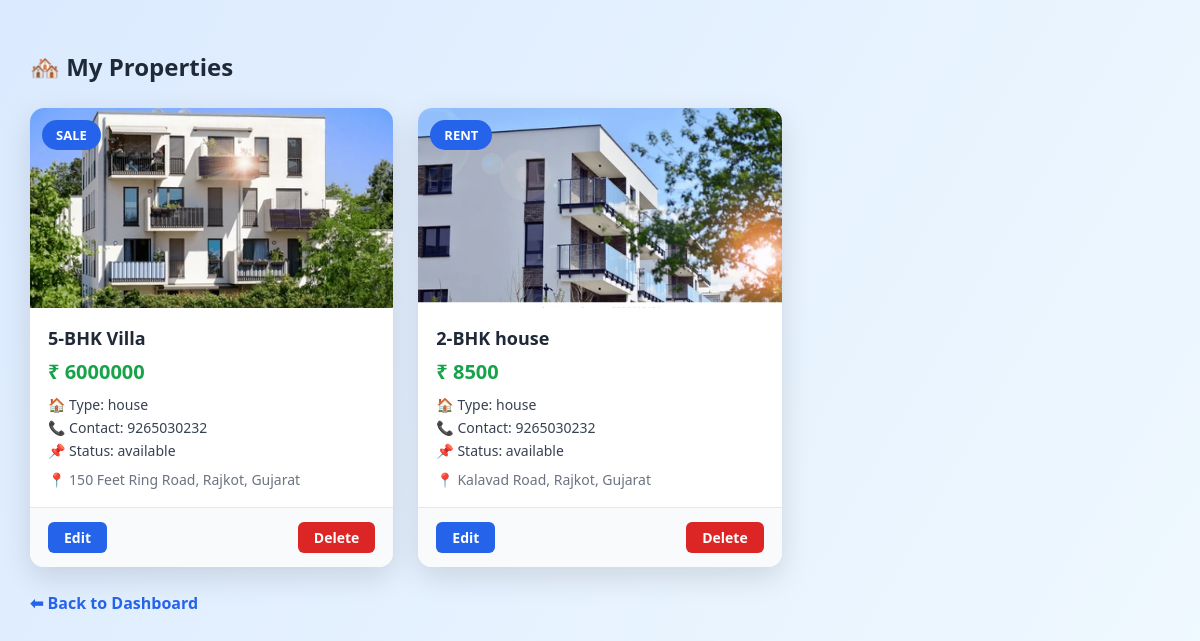
The app's page /my-properties (signed in), older data.
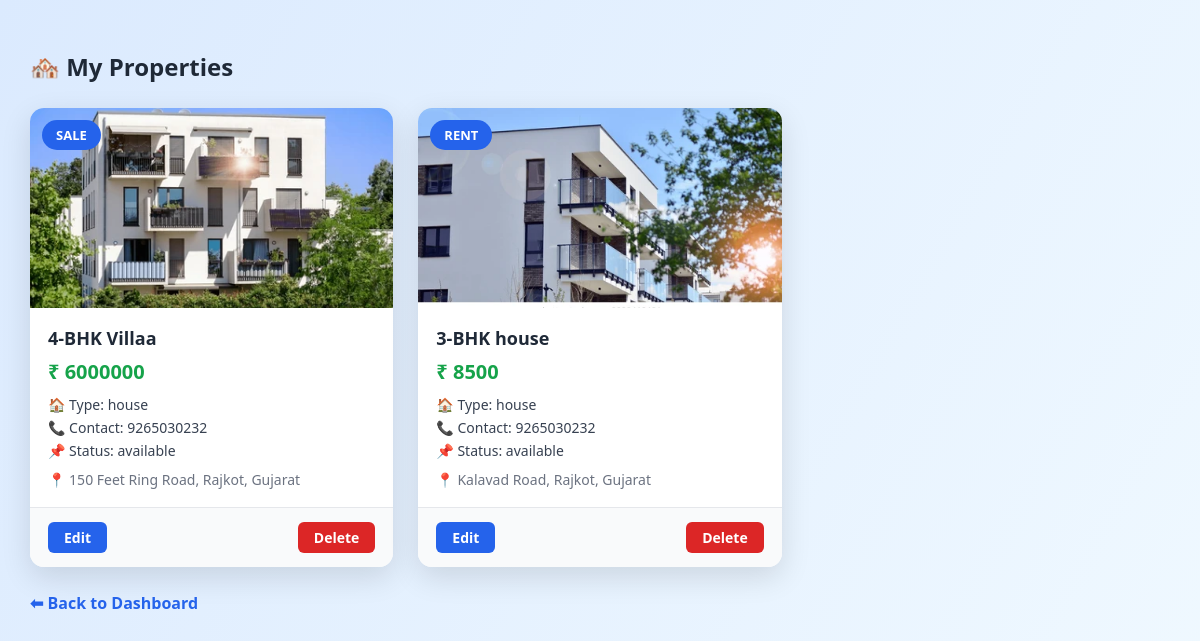
The same page, newer data.
### tables this page shows
CREATE TABLE properties (
            id INTEGER PRIMARY KEY AUTOINCREMENT,
            owner_id INTEGER,
            title TEXT,
            type TEXT,
            price INTEGER,
            description TEXT,
            image TEXT,
            contact_number TEXT,
            status TEXT DEFAULT 'available',
            deal_type TEXT,
            state TEXT,
            city TEXT,
            area TEXT
        );

### app.py (the view)
@app.route("/my-properties")
def my_properties():
    if "user" not in session or session.get("role") != "owner":
        return redirect(url_for("login"))
    conn = get_db()
    cursor = conn.cursor()
    cursor.execute(
        "SELECT id FROM users WHERE username=?",
        (session["user"],)
    )
    owner_id = cursor.fetchone()[0]
    cursor.execute("""
        SELECT * FROM properties
        WHERE owner_id=?
    """, (owner_id,))
    properties = cursor.fetchall()
    conn.close()
    return render_template("my_properties.html", properties=properties)

### app.py (called while the page is built)
@app.after_request
def add_global_headers(response):
    response.headers["Cache-Control"] = "no-store, no-cache, must-revalidate, private"
    response.headers["Pragma"] = "no-cache"
    response.headers["Expires"] = "0"
    return response

def get_db():
    return sqlite3.connect("users.db", timeout=10)  # wait 10 seconds if locked

### templates/my_properties.html (shortened to what this page needs)
<!DOCTYPE html>
<html lang="en">
<head>
</head>
<body>
<h2>🏘️ My Properties</h2>
{% if properties %}
<div class="properties-grid">
    {% for p in properties %}
    <div class="property-card">
        <div class="image-box">
            <img src="{{ url_for('static', filename='uploads/' + p[6]) }}">
            <div class="badge">{{ p[9]|upper }}</div>
        </div>
        <div class="property-body">
            <div class="property-title">{{ p[2] }}</div>
            <div class="price">₹ {{ p[4] }}</div>
            <div class="info">🏠 Type: {{ p[3] }}</div>
            <div class="info">📞 Contact: {{ p[7] }}</div>
            <div class="info">📌 Status: {{ p[8] }}</div>
            <div class="location">
                📍 {{ p[12] }}, {{ p[11] }}, {{ p[10] }}
            </div>
        </div>
        <div class="property-actions">
            <a href="{{ url_for('edit_property', property_id=p[0]) }}" class="edit">Edit</a>
            <a href="{{ url_for('delete_property', property_id=p[0]) }}"
               class="delete"
               onclick="return confirm('Are you sure you want to delete this property?');">
               Delete
            </a>
        </div>
    </div>
    {% endfor %}
</div>
{% else %}
<p>No properties added yet.</p>
{% endif %}
<a href="/owner/dashboard" class="back">⬅ Back to Dashboard</a>
</body>
</html>

### templates/my_properties.html (style rules this page uses)
* { box-sizing: border-box; font-family: "Segoe UI", Arial, sans-serif; }
body { margin: 0; padding: 30px; min-height: 100vh; background: linear-gradient( 120deg, #dbeafe, #f0f9ff, #e0e7ff, #cffafe ); background-size: 300% 300%; animation: bgMove 8s ease-in-out infinite; }
h2 { margin-bottom: 25px; color: #1f2937; }
.properties-grid { display: grid; grid-template-columns: repeat(auto-fill, minmax(340px, 1fr)); gap: 25px; }
.property-card { background: white; border-radius: 14px; overflow: hidden; box-shadow: 0 10px 30px rgba(0,0,0,0.12); transition: transform 0.3s ease, box-shadow 0.3s ease; }
.image-box { position: relative; height: 200px; overflow: hidden; }
.image-box img { width: 100%; height: 100%; object-fit: cover; }
.badge { position: absolute; top: 12px; left: 12px; background: #2563eb; color: white; padding: 6px 14px; border-radius: 20px; font-size: 13px; font-weight: bold; }
.property-body { padding: 18px; }
.property-title { font-size: 18px; font-weight: 600; margin-bottom: 8px; color: #1f2937; }
.price { font-size: 20px; font-weight: bold; color: #16a34a; margin-bottom: 10px; }
.info { font-size: 14px; color: #374151; margin: 4px 0; }
.location { margin-top: 10px; font-size: 14px; color: #6b7280; }
.property-actions { display: flex; justify-content: space-between; padding: 14px 18px; border-top: 1px solid #e5e7eb; background: #f9fafb; }
.property-actions a { text-decoration: none; font-weight: 600; padding: 6px 16px; border-radius: 6px; font-size: 14px; color: white; }
.edit { background: #2563eb; }
.delete { background: #dc2626; }
.back { display: inline-block; margin-top: 25px; text-decoration: none; color: #2563eb; font-weight: bold; }

Row changes from the older to the newer data that the page shows:
changed properties "150 Feet Ring Road": title "5-BHK Villa" → "4-BHK Villaa"
changed properties "Kalavad Road": title "2-BHK house" → "3-BHK house"
